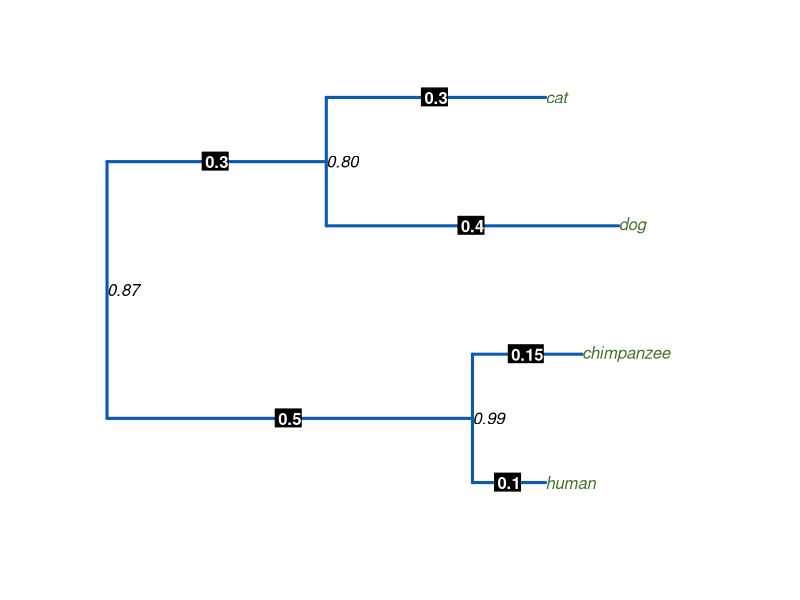

The R source for this figure:
###....................................................................
# Conservation Genetics in the Tropics
# (c) Miguel Camacho Sánchez
# miguelcamachosanchez@gmail.com
# October 2021
#GOAL: Exercise 1. Plot tree exercise
###....................................................................
#load ape
library(ape)

# write tree in newick
tree <-
  "((human:0.1, chimpanzee:0.15)0.99:0.5, (dog:0.4, cat:0.3)0.80:0.3)0.87;"

# read as phylo
myTree <- ape::read.tree(text = tree)

# plot tree
plot(myTree,
     type = "phylogram",
     tip.color = "#447128",
     edge.color = "#0B5AB2",
     edge.width = 3,
     cex = 1,
     show.node.label = T)
# label edges
edgelabels(myTree$edge.length, bg="black", col="white", font=2)